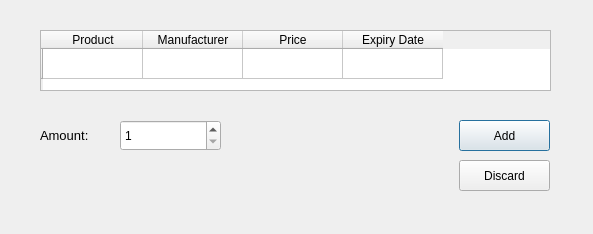
<?xml version="1.0" encoding="UTF-8"?>
<ui version="4.0">
 <class>addtocart_dialog</class>
 <widget class="QDialog" name="addtocart_dialog">
  <property name="geometry">
   <rect>
    <x>0</x>
    <y>0</y>
    <width>593</width>
    <height>234</height>
   </rect>
  </property>
  <property name="windowTitle">
   <string>Dialog</string>
  </property>
  <widget class="QPushButton" name="addButton">
   <property name="geometry">
    <rect>
     <x>459</x>
     <y>120</y>
     <width>91</width>
     <height>31</height>
    </rect>
   </property>
   <property name="text">
    <string>Add</string>
   </property>
  </widget>
  <widget class="QPushButton" name="discardBotton">
   <property name="geometry">
    <rect>
     <x>459</x>
     <y>160</y>
     <width>91</width>
     <height>31</height>
    </rect>
   </property>
   <property name="text">
    <string>Discard</string>
   </property>
  </widget>
  <widget class="QTableWidget" name="product_table">
   <property name="geometry">
    <rect>
     <x>40</x>
     <y>30</y>
     <width>511</width>
     <height>61</height>
    </rect>
   </property>
   <row>
    <property name="text">
     <string/>
    </property>
   </row>
   <column>
    <property name="text">
     <string>Product</string>
    </property>
   </column>
   <column>
    <property name="text">
     <string>Manufacturer</string>
    </property>
   </column>
   <column>
    <property name="text">
     <string>Price</string>
    </property>
   </column>
   <column>
    <property name="text">
     <string>Expiry Date</string>
    </property>
   </column>
  </widget>
  <widget class="QLabel" name="label">
   <property name="geometry">
    <rect>
     <x>40</x>
     <y>120</y>
     <width>81</width>
     <height>31</height>
    </rect>
   </property>
   <property name="font">
    <font>
     <pointsize>10</pointsize>
    </font>
   </property>
   <property name="text">
    <string>Amount:</string>
   </property>
  </widget>
  <widget class="QSpinBox" name="amountSpinBox">
   <property name="geometry">
    <rect>
     <x>120</x>
     <y>120</y>
     <width>101</width>
     <height>31</height>
    </rect>
   </property>
   <property name="minimum">
    <number>1</number>
   </property>
   <property name="maximum">
    <number>10000</number>
   </property>
  </widget>
 </widget>
 <resources/>
 <connections/>
</ui>
